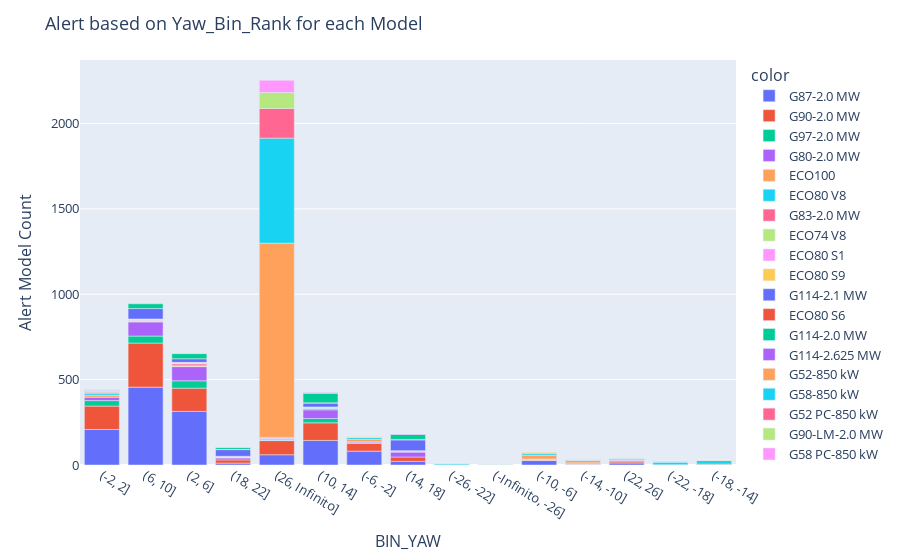

Notebook source saved alongside this figure:
### Markdown cell above
# Single Plot Alerts for Each model

### Code cell
# create a new DataFrame for only models G and Eco
plot_alert_ordered = alert_ordered[pd.DataFrame(alert_ordered.Model.tolist()).isin(model_list).any(1).values]


fig = px.bar(x=plot_alert_ordered.index, y=plot_alert_ordered["Yaw_Bin_Rank"], color=plot_alert_ordered["Model"])
fig.update_layout(
    title="Alert based on Yaw_Bin_Rank for each Model",
    xaxis_title="BIN_YAW",
    yaxis_title="Alert Model Count",
    font=dict(
        size=13
    )
)
fig.show()

### Figure 1 — Plotly figure (JSON) as saved in the notebook; plotly's stock layout.template omitted (floating-point values rounded to 4 significant figures)
{"data": [{"alignmentgroup": "True", "hovertemplate": "color=G87-2.0 MW<br>x=%{x}<br>y=%{y}<extra></extra>", "legendgroup": "G87-2.0 MW", "marker": {"color": "#636efa"}, "name": "G87-2.0 MW", "offsetgroup": "G87-2.0 MW", "orientation": "v", "showlegend": true, "textposition": "auto", "type": "bar", "x": ["(-2, 2]", "(6, 10]", "(2, 6]", "(18, 22]", "(26, Infinito]", "(10, 14]", "(-6, -2]", "(14, 18]", "(-26, -22]", "(-Infinito, -26]", "(-10, -6]", "(-14, -10]", "(22, 26]"], "xaxis": "x", "y": [208, 456, 314, 11, 60, 144, 81, 21, 1, 1, 26, 4, 12], "yaxis": "y"}, {"alignmentgroup": "True", "hovertemplate": "color=G90-2.0 MW<br>x=%{x}<br>y=%{y}<extra></extra>", "legendgroup": "G90-2.0 MW", "marker": {"color": "#EF553B"}, "name": "G90-2.0 MW", "offsetgroup": "G90-2.0 MW", "orientation": "v", "showlegend": true, "textposition": "auto", "type": "bar", "x": ["(-2, 2]", "(6, 10]", "(2, 6]", "(18, 22]", "(26, Infinito]", "(10, 14]", "(-6, -2]", "(14, 18]", "(-Infinito, -26]", "(-10, -6]", "(-14, -10]", "(-22, -18]", "(22, 26]"], "xaxis": "x", "y": [137, 258, 136, 19, 83, 103, 45, 26, 1, 3, 2, 1, 7], "yaxis": "y"}, {"alignmentgroup": "True", "hovertemplate": "color=G97-2.0 MW<br>x=%{x}<br>y=%{y}<extra></extra>", "legendgroup": "G97-2.0 MW", "marker": {"color": "#00cc96"}, "name": "G97-2.0 MW", "offsetgroup": "G97-2.0 MW", "orientation": "v", "showlegend": true, "textposition": "auto", "type": "bar", "x": ["(-2, 2]", "(6, 10]", "(2, 6]", "(10, 14]", "(-6, -2]", "(-10, -6]"], "xaxis": "x", "y": [32, 41, 43, 25, 5, 3], "yaxis": "y"}, {"alignmentgroup": "True", "hovertemplate": "color=G80-2.0 MW<br>x=%{x}<br>y=%{y}<extra></extra>", "legendgroup": "G80-2.0 MW", "marker": {"color": "#ab63fa"}, "name": "G80-2.0 MW", "offsetgroup": "G80-2.0 MW", "orientation": "v", "showlegend": true, "textposition": "auto", "type": "bar", "x": ["(-2, 2]", "(6, 10]", "(2, 6]", "(18, 22]", "(26, Infinito]", "(10, 14]", "(-6, -2]", "(14, 18]", "(-10, -6]", "(-14, -10]", "(22, 26]"], "xaxis": "x", "y": [20, 83, 83, 12, 2, 51, 5, 29, 3, 1, 9], "yaxis": "y"}, {"alignmentgroup": "True", "hovertemplate": "color=ECO100<br>x=%{x}<br>y=%{y}<extra></extra>", "legendgroup": "ECO100", "marker": {"color": "#FFA15A"}, "name": "ECO100", "offsetgroup": "ECO100", "orientation": "v", "showlegend": true, "textposition": "auto", "type": "bar", "x": ["(-2, 2]", "(6, 10]", "(2, 6]", "(18, 22]", "(-6, -2]", "(-18, -14]", "(14, 18]", "(-10, -6]", "(-14, -10]", "(-22, -18]"], "xaxis": "x", "y": [12, 2, 3, 1, 15, 5, 2, 21, 11, 1], "yaxis": "y"}, {"alignmentgroup": "True", "hovertemplate": "color=ECO80 V8<br>x=%{x}<br>y=%{y}<extra></extra>", "legendgroup": "ECO80 V8", "marker": {"color": "#19d3f3"}, "name": "ECO80 V8", "offsetgroup": "ECO80 V8", "orientation": "v", "showlegend": true, "textposition": "auto", "type": "bar", "x": ["(-2, 2]", "(6, 10]", "(2, 6]", "(18, 22]", "(26, Infinito]", "(10, 14]", "(-6, -2]", "(-18, -14]", "(14, 18]", "(-26, -22]", "(-Infinito, -26]", "(-10, -6]", "(-14, -10]", "(-22, -18]"], "xaxis": "x", "y": [11, 3, 7, 3, 2, 9, 11, 21, 4, 7, 1, 10, 10, 15], "yaxis": "y"}, {"alignmentgroup": "True", "hovertemplate": "color=G83-2.0 MW<br>x=%{x}<br>y=%{y}<extra></extra>", "legendgroup": "G83-2.0 MW", "marker": {"color": "#FF6692"}, "name": "G83-2.0 MW", "offsetgroup": "G83-2.0 MW", "orientation": "v", "showlegend": true, "textposition": "auto", "type": "bar", "x": ["(-2, 2]", "(6, 10]", "(2, 6]", "(14, 18]", "(-10, -6]", "(-14, -10]"], "xaxis": "x", "y": [6, 4, 8, 1, 4, 1], "yaxis": "y"}, {"alignmentgroup": "True", "hovertemplate": "color=ECO74 V8<br>x=%{x}<br>y=%{y}<extra></extra>", "legendgroup": "ECO74 V8", "marker": {"color": "#B6E880"}, "name": "ECO74 V8", "offsetgroup": "ECO74 V8", "orientation": "v", "showlegend": true, "textposition": "auto", "type": "bar", "x": ["(-2, 2]", "(6, 10]", "(2, 6]", "(18, 22]", "(10, 14]", "(-6, -2]", "(-18, -14]", "(14, 18]", "(-26, -22]", "(-Infinito, -26]", "(-14, -10]", "(-22, -18]"], "xaxis": "x", "y": [5, 4, 2, 1, 2, 1, 2, 1, 1, 1, 1, 1], "yaxis": "y"}, {"alignmentgroup": "True", "hovertemplate": "color=ECO80 S1<br>x=%{x}<br>y=%{y}<extra></extra>", "legendgroup": "ECO80 S1", "marker": {"color": "#FF97FF"}, "name": "ECO80 S1", "offsetgroup": "ECO80 S1", "orientation": "v", "showlegend": true, "textposition": "auto", "type": "bar", "x": ["(-2, 2]", "(6, 10]", "(2, 6]", "(18, 22]", "(26, Infinito]", "(10, 14]", "(22, 26]"], "xaxis": "x", "y": [5, 2, 3, 2, 10, 5, 2], "yaxis": "y"}, {"alignmentgroup": "True", "hovertemplate": "color=ECO80 S9<br>x=%{x}<br>y=%{y}<extra></extra>", "legendgroup": "ECO80 S9", "marker": {"color": "#FECB52"}, "name": "ECO80 S9", "offsetgroup": "ECO80 S9", "orientation": "v", "showlegend": true, "textposition": "auto", "type": "bar", "x": ["(-2, 2]", "(6, 10]", "(2, 6]", "(18, 22]", "(10, 14]", "(-6, -2]", "(-18, -14]", "(-26, -22]", "(-10, -6]", "(-14, -10]", "(-22, -18]", "(22, 26]"], "xaxis": "x", "y": [2, 2, 2, 2, 1, 4, 2, 2, 5, 2, 4, 1], "yaxis": "y"}, {"alignmentgroup": "True", "hovertemplate": "color=G114-2.1 MW<br>x=%{x}<br>y=%{y}<extra></extra>", "legendgroup": "G114-2.1 MW", "marker": {"color": "#636efa"}, "name": "G114-2.1 MW", "offsetgroup": "G114-2.1 MW", "orientation": "v", "showlegend": true, "textposition": "auto", "type": "bar", "x": ["(-2, 2]", "(6, 10]", "(2, 6]", "(18, 22]", "(26, Infinito]", "(10, 14]", "(14, 18]", "(22, 26]"], "xaxis": "x", "y": [2, 61, 21, 39, 1, 23, 63, 5], "yaxis": "y"}, {"alignmentgroup": "True", "hovertemplate": "color=ECO80 S6<br>x=%{x}<br>y=%{y}<extra></extra>", "legendgroup": "ECO80 S6", "marker": {"color": "#EF553B"}, "name": "ECO80 S6", "offsetgroup": "ECO80 S6", "orientation": "v", "showlegend": true, "textposition": "auto", "type": "bar", "x": ["(-2, 2]", "(18, 22]", "(26, Infinito]", "(10, 14]", "(14, 18]", "(22, 26]"], "xaxis": "x", "y": [1, 2, 4, 1, 3, 1], "yaxis": "y"}, {"alignmentgroup": "True", "hovertemplate": "color=G114-2.0 MW<br>x=%{x}<br>y=%{y}<extra></extra>", "legendgroup": "G114-2.0 MW", "marker": {"color": "#00cc96"}, "name": "G114-2.0 MW", "offsetgroup": "G114-2.0 MW", "orientation": "v", "showlegend": true, "textposition": "auto", "type": "bar", "x": ["(6, 10]", "(2, 6]", "(18, 22]", "(10, 14]", "(14, 18]", "(22, 26]"], "xaxis": "x", "y": [28, 30, 11, 55, 29, 1], "yaxis": "y"}, {"alignmentgroup": "True", "hovertemplate": "color=G114-2.625 MW<br>x=%{x}<br>y=%{y}<extra></extra>", "legendgroup": "G114-2.625 MW", "marker": {"color": "#ab63fa"}, "name": "G114-2.625 MW", "offsetgroup": "G114-2.625 MW", "orientation": "v", "showlegend": true, "textposition": "auto", "type": "bar", "x": ["(18, 22]", "(10, 14]", "(14, 18]"], "xaxis": "x", "y": [1, 4, 2], "yaxis": "y"}, {"alignmentgroup": "True", "hovertemplate": "color=G52-850 kW<br>x=%{x}<br>y=%{y}<extra></extra>", "legendgroup": "G52-850 kW", "marker": {"color": "#FFA15A"}, "name": "G52-850 kW", "offsetgroup": "G52-850 kW", "orientation": "v", "showlegend": true, "textposition": "auto", "type": "bar", "x": ["(26, Infinito]"], "xaxis": "x", "y": [1137], "yaxis": "y"}, {"alignmentgroup": "True", "hovertemplate": "color=G58-850 kW<br>x=%{x}<br>y=%{y}<extra></extra>", "legendgroup": "G58-850 kW", "marker": {"color": "#19d3f3"}, "name": "G58-850 kW", "offsetgroup": "G58-850 kW", "orientation": "v", "showlegend": true, "textposition": "auto", "type": "bar", "x": ["(26, Infinito]"], "xaxis": "x", "y": [615], "yaxis": "y"}, {"alignmentgroup": "True", "hovertemplate": "color=G52 PC-850 kW<br>x=%{x}<br>y=%{y}<extra></extra>", "legendgroup": "G52 PC-850 kW", "marker": {"color": "#FF6692"}, "name": "G52 PC-850 kW", "offsetgroup": "G52 PC-850 kW", "orientation": "v", "showlegend": true, "textposition": "auto", "type": "bar", "x": ["(26, Infinito]"], "xaxis": "x", "y": [174], "yaxis": "y"}, {"alignmentgroup": "True", "hovertemplate": "color=G90-LM-2.0 MW<br>x=%{x}<br>y=%{y}<extra></extra>", "legendgroup": "G90-LM-2.0 MW", "marker": {"color": "#B6E880"}, "name": "G90-LM-2.0 MW", "offsetgroup": "G90-LM-2.0 MW", "orientation": "v", "showlegend": true, "textposition": "auto", "type": "bar", "x": ["(26, Infinito]"], "xaxis": "x", "y": [93], "yaxis": "y"}, {"alignmentgroup": "True", "hovertemplate": "color=G58 PC-850 kW<br>x=%{x}<br>y=%{y}<extra></extra>", "legendgroup": "G58 PC-850 kW", "marker": {"color": "#FF97FF"}, "name": "G58 PC-850 kW", "offsetgroup": "G58 PC-850 kW", "orientation": "v", "showlegend": true, "textposition": "auto", "type": "bar", "x": ["(26, Infinito]"], "xaxis": "x", "y": [72], "yaxis": "y"}], "layout": {"barmode": "relative", "font": {"size": 13}, "legend": {"title": {"text": "color"}, "tracegroupgap": 0}, "margin": {"t": 60}, "title": {"text": "Alert based on Yaw_Bin_Rank for each Model"}, "xaxis": {"anchor": "y", "domain": [0, 1], "title": {"text": "BIN_YAW"}}, "yaxis": {"anchor": "x", "domain": [0, 1], "title": {"text": "Alert Model Count"}}}}
